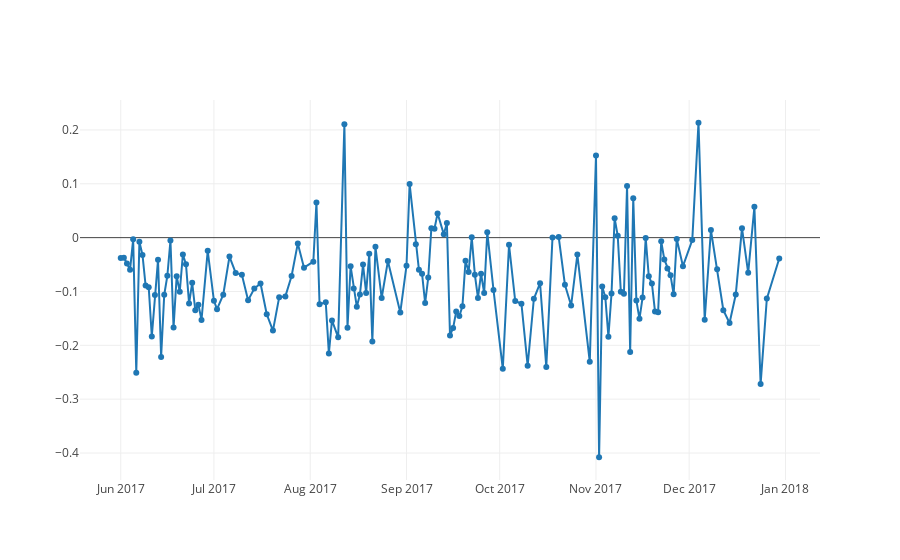
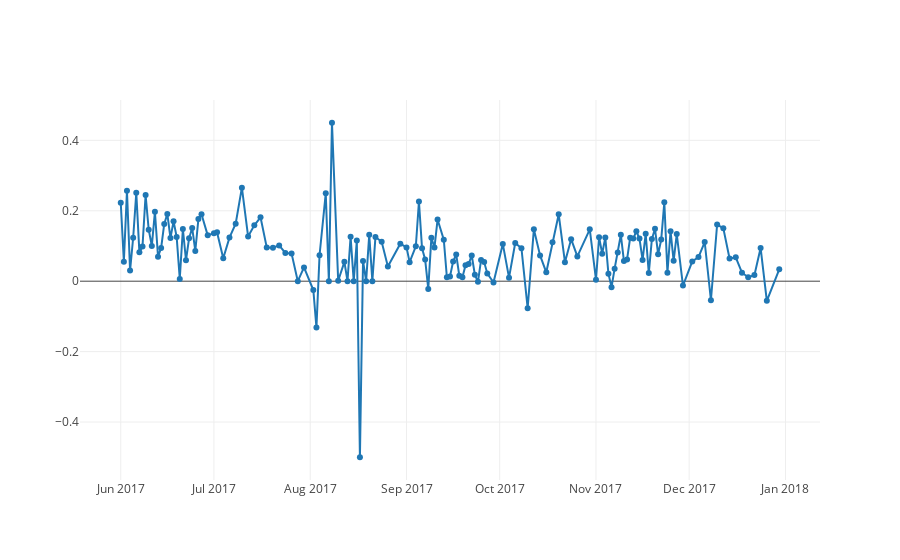

Notebook code cell kept with these figures, in order:
### Code cell
plotVariations("TwitterTrain.csv","BitCoinTrain.csv")

### Figure 1 — Plotly figure (JSON) as saved in the notebook; plotly's stock layout.template omitted (floating-point values rounded to 4 significant figures; data arrays with more than 128 entries replaced by an {"elided": "..."} marker saying what was removed)
{"data": [{"mode": "lines+markers", "type": "scatter", "x": {"elided": "147 str values"}, "y": {"elided": "147 float values"}}], "layout": {}}

### Figure 2 — Plotly figure (JSON) as saved in the notebook; plotly's stock layout.template omitted (floating-point values rounded to 4 significant figures; data arrays with more than 128 entries replaced by an {"elided": "..."} marker saying what was removed)
{"data": [{"mode": "lines+markers", "type": "scatter", "x": {"elided": "147 str values"}, "y": {"elided": "147 float values"}}], "layout": {}}
